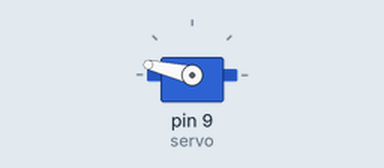
The sketch below on a simulated Arduino Uno, built with avr-gcc and run on an emulated ATmega328P. Shown: servo. What the sketch prints to the serial monitor is not drawn.

Above: at 0.05 s.
At 0.65 s:
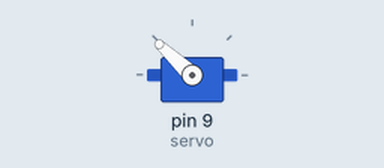
At 1.3 s:
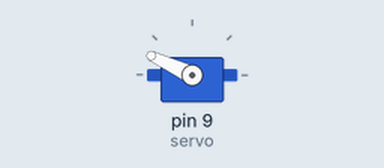
Timing chart, 0 to 3.2 s (numbered marks = the images above):
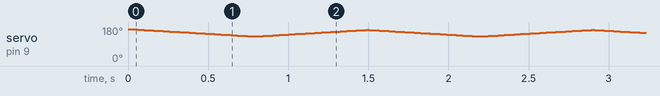

The sketch:

servo_calibration.ino
```cpp
#include <Servo.h>

Servo servo;

/***
/* servo  0  1  2  3  4  5  6  7  8
/* weight

/*5 volts, expect 5.75 for sand */
/* low and high positions for all 9 arduinos, labeled and corresponding to the array index */
int servo_low[] = {130, 0, 150, 4, 0, 143, 8, 154, 150};
int servo_high[] = {165, 0, 177, 25, 0, 170, 25, 177, 177};


void setup()
{
  Serial.begin(9600);

  servo.attach(9);
  servo.write(170);
  /*delay(3000);
  servo.write(10);*/
  //delay(1000);
  //servo.write(175);

 //sweep_servo(8);


}


void loop()
{
  sweep_servo(0);
}


void sweep_servo(int num)
{
  Serial.println(servo.read());
  int height = servo.read();
  while(height > servo_low[num])
  {
    height--;
    servo.write(height);
    delay(20);
  }
  while(height < servo_high[num])
  {
    height++;
    servo.write(height);
    delay(20);
  }
}
```
